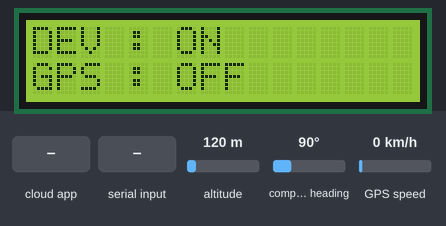
Recording of a sketch running on a simulated ESP8266 (NodeMCU). Shown: 16×2 character LCD. The inputs (shaded band) are chosen by the test bench; at power-on: altitude 120 m, compass heading 90°, GPS speed 0 km/h. WiFi joins after 1.5 s; servers stay silent unless stated; the GPS gets a fix after 3 s at 37.7749, -122.4194 with 8 satellites; the Firebase database answers and starts empty; what the sketch prints to the serial monitor is not drawn.

Above: at 3.2 s.
3.3 s: the phone or cloud app sets status_fingger to enfinger
At 5.2 s:
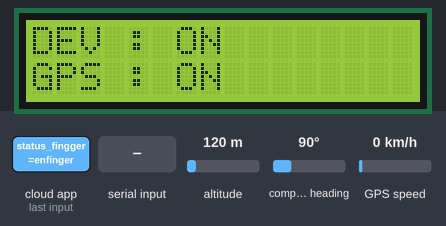
7.6 s: "S90\n" received over the second serial link
At 10.0 s:
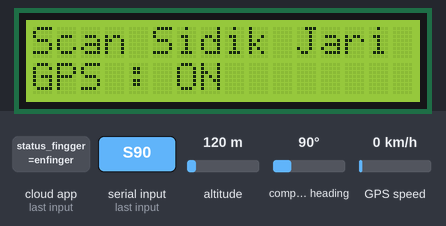
11.8 s: the phone or cloud app sets status_fingger to delfinger
15.3 s: "connection lost\n" received over the second serial link
18.4 s: "not connected\n" received over the second serial link
Timing chart, 0 to 20.9 s (numbered marks = the images above; inputs shaded):
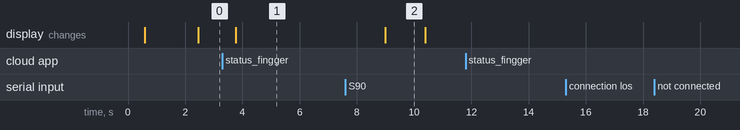

Measured:
- after the input at 7.6 s, the display: changes after 1.4 s (image 2)
- after the input at 11.8 s, every drawn part: stays the same
- after the input at 15.3 s, every drawn part: stays the same
- after the input at 18.4 s, every drawn part: stays the same
- what the display in image 2 shows lasts 1.4 s, from 9.0 s to 10.4 s

The sketch:

master_nodev4.ino
```cpp
#include <Firebase_ESP_Client.h>
#include <TinyGPS++.h> // library for GPS module
#include <SoftwareSerial.h>
#include <ArduinoJson.h>
#include <ESP8266WiFi.h>
#include <TimeLib.h>
#include <LiquidCrystal_I2C.h>

SoftwareSerial wifiSerial(12, 14); //rx(D6), tx(D5) untuk menghubungkan dengan arduino
SoftwareSerial gpsSerial(0, 2); //rx(D2), tx(D1) untuk menghubungkan dengan gps

TinyGPSPlus gps;  // The TinyGPS++ object

const char* ssid = "mantap_mantap"; //ssid of your wifi
const char* password = "shittman"; //password of your wifi
float latVar = 0;
float lngVar = 0;

// variable penerima data dari arduino
String dt[40];
String dataIn;
boolean parsing = false;
int i, finger, connStatus, gpsStatus;

//variable ajust time rtc gps
char wjam[10], wtanggal[10];
const int UTC_offset = 8;
time_t prevDisplay = 0;

//variable setup device
char MacAddress[40];
char nameDevice[40] = "Device_";

LiquidCrystal_I2C lcd(0x27, 16, 2);

/* 2. Define the Firebase project host name and API Key */
#define FIREBASE_HOST "taproject-53d6c-default-rtdb.firebaseio.com"
#define API_KEY "AIzaSyBB26FHburuVXXyCf4PbmI5t18oc4j9Qt8"

/* 3. Define the user Email and password that alreadey registerd or added in your project */
#define USER_EMAIL "yoga@admin.com"
#define USER_PASSWORD "12Yoga12"

#define buzzer 4
/* 4. Define FirebaseESP8266 data object for data sending and receiving */
FirebaseData fbdo;

/* 5. Define the FirebaseAuth data for authentication data */
FirebaseAuth auth;

/* 6. Define the FirebaseConfig data for config data */
FirebaseConfig config;

void setup() {
  // Initialize Serial port
  Serial.begin(9600);
  wifiSerial.begin(9600);
  gpsSerial.begin(9600);
  lcd.begin();
  while (!Serial) continue;

  Serial.println();
  Serial.print("Connecting to ");
  Serial.println(ssid);
  WiFi.begin(ssid, password); //connecting to wifi
  while (WiFi.status() != WL_CONNECTED)// while wifi not connected
  {
    delay(500);
    Serial.print("."); //print "...."
    connStatus = 0;
    deviceStatus();
  }
  Serial.println("");
  Serial.println("WiFi connected");
//--convert mac address from string to char--
  String dataMac = WiFi.macAddress();
  dataMac.toCharArray(MacAddress, 40);
  strcat(nameDevice,MacAddress); //combine hasil konversi kedalam variabel
//--End convert mac address from string to char--
  Serial.println(nameDevice);
  Serial.println(WiFi.localIP());  // Print the IP address
  Serial.println(MacAddress);  // Print the mac address
  connStatus = 1;

  /* 7. Assign the project host and api key (required) */
  config.host = FIREBASE_HOST;
  config.api_key = API_KEY;

  /* 8. Assign the user sign in credentials */
  auth.user.email = USER_EMAIL;
  auth.user.password = USER_PASSWORD;

  /* 9. Initialize the library with the autentication data */
  Firebase.begin(&config, &auth);

  /* 10. Enable auto reconnect the WiFi when connection lost */
  Firebase.reconnectWiFi(true);
  idAlat();
}

//---------------Fungsi cek Setup Koneksi--------------------
void failConnect(){
//Failed?, get the error reason from fbdo
  Serial.println(fbdo.errorReason());
  if (fbdo.errorReason() == "connection lost"){
    ESP.reset();
  }else if(fbdo.errorReason() == "not connected"){
    connStatus = 2;
  }
}
//---------------End Fungsi cek Setup Koneksi--------------------
//---------------Fungsi Upload Setup data Alat--------------------
void idAlat(){
  char name_id[40], user_name[40], user_keluarga[40];
  strcpy(name_id, nameDevice);
  strcpy(user_name, nameDevice);
  strcpy(user_keluarga, nameDevice);
  if(Firebase.RTDB.setString(&fbdo,strcat(name_id,"/device_id"), MacAddress)&&
     Firebase.RTDB.setString(&fbdo,strcat(user_name,"/user_pengguna"), "userPengguna")&&
     Firebase.RTDB.setString(&fbdo,strcat(user_keluarga,"/user_keluarga"), "userKeluarga")){
    //success
      Serial.println("Set Identias Alat success");
      connStatus = 1;
  }else{
    Serial.print("Error in set idAlat, ");
    failConnect();
  }
}
//---------------End Fungsi Upload Setup data Alat--------------------
//---------------Fungsi Upload Setup data Flag------------------------
void flagStatus(int buttonStatus){
  char status_device[40], status_gps[40], status_fingger[40], status_button[40];
  strcpy(status_device,nameDevice);
  strcpy(status_gps,nameDevice);
  strcpy(status_fingger,nameDevice);
  strcpy(status_button,nameDevice);
  if(Firebase.RTDB.setInt(&fbdo,strcat(status_device,"/flag_status/status_device"), connStatus)&&
     Firebase.RTDB.setInt(&fbdo,strcat(status_gps,"/flag_status/status_gps"), gpsStatus)&&
     Firebase.RTDB.setDouble(&fbdo,strcat(status_fingger,"/flag_status/status_fingger"), 0)&&
     Firebase.RTDB.setInt(&fbdo,strcat(status_button,"/flag_status/status_button"), buttonStatus)){
      //success
      Serial.println("Data Flag Sukses di Upload");
      connStatus = 1;
  }else{
    Serial.print("Error in set flag, ");
    failConnect();
  }
}
//---------------End Fungsi Upload Setup data Flag---------
//---------------Fungsi Upload data GPS--------------------
void dataGPS(float gpsLat, float gpsLng){
  char lat_value[30], long_value[30];
  strcpy(lat_value,nameDevice);
  strcpy(long_value,nameDevice);
  //data lokasi
  if(Firebase.RTDB.setDouble(&fbdo, strcat(lat_value,"/raw_data/GPS_Lat"), gpsLat)&&
     Firebase.RTDB.setDouble(&fbdo, strcat(long_value,"/raw_data/GPS_Long"), gpsLng)){
      Serial.println("Data GPS Sukses di Upload");
      connStatus = 1;
  }else{
    Serial.print("Error in up GPS, ");
    failConnect();
  }
}
//---------------End Fungsi Upload data GPS------------------
//---------------Fungsi Upload data DateTime------------------
void dataTime(String waktu){
  char waktu_gps[40];
  strcpy(waktu_gps,nameDevice);
  if(Firebase.RTDB.setString(&fbdo, strcat(waktu_gps,"/raw_data/waktu"), waktu)){
      Serial.println("Data Time Sukses di Upload");
      connStatus = 1;
  }else{
    Serial.print("Error in up Time, ");
    failConnect();
  }
}

void dataDate(String tanggal){
  char tanggal_gps[40];
  strcpy(tanggal_gps,nameDevice);
  if(Firebase.RTDB.setString(&fbdo, strcat(tanggal_gps,"/raw_data/tanggal"), tanggal)){
    Serial.println("Data Date Sukses di Upload");
    connStatus = 1;
  }else{
    Serial.print("Error in up Date, ");
    failConnect();
  }
}
//--------------End Fungsi Upload data DateTime--------------
//------------Fungsi Setting Upload data alat----------------
void deviceData(int battery_value, int bpm_value, String fingger_data){
  char baterai_level[40], bpm_level[30], data_fingger[30];
  strcpy(baterai_level,nameDevice);
  strcpy(bpm_level,nameDevice);
  strcpy(data_fingger,nameDevice);
  if(Firebase.RTDB.setInt(&fbdo, strcat(baterai_level,"/raw_data/battery_level"), battery_value)&&
     Firebase.RTDB.setInt(&fbdo, strcat(bpm_level,"/raw_data/bpm_level"), bpm_value)){
      Serial.println("Data Arduino Sukses di Upload");
      connStatus = 1;
  }else{
    Serial.print("Error in up Arduino Data, ");
    failConnect();
  }
}
//------------End Fungsi Setting Upload data alat----------------
//------------Fungsi Read data Setting Fingger Alat----------------
void finggerSetup(){
  char status_fingger[40];
  strcpy(status_fingger,nameDevice);
  strcat(status_fingger,"/flag_status/status_fingger");
  if(Firebase.RTDB.get(&fbdo,status_fingger)){
    if(fbdo.stringData().startsWith("enfinger")){
      wifiSerial.println(fbdo.stringData());
      Serial.println("enroll finger");
      delay(1000);
      Firebase.RTDB.setDouble(&fbdo,status_fingger, 0);
    }else if(fbdo.stringData().startsWith("delfinger")){
      wifiSerial.println(fbdo.stringData());
      Serial.println("delete finger");
      delay(1000);
      Firebase.RTDB.setDouble(&fbdo,status_fingger, 0);
    }
  }else{
    Serial.print("Error in get Fingger, ");
    failConnect();
  }
}
//----------End Fungsi Read data Setting Fingger Alat-------------
//--------------Fungsi Status Alat--------------------
void deviceStatus(){
  //DEV = Device
  lcd.clear();
  if(connStatus == 0 && gpsStatus == 0){
    lcd.setCursor(0,0);
    lcd.print("Connecting....  ");
  }else if(connStatus == 1 && gpsStatus == 0){
    lcd.setCursor(0,0);
    lcd.print("DEV : ON");
    //gps status
    lcd.setCursor(0,1);
    lcd.print("GPS : OFF");
  }else if(connStatus == 1 && gpsStatus == 1){
    lcd.setCursor(0,0);
    lcd.print("DEV : ON");
    //gps status
    lcd.setCursor(0,1);
    lcd.print("GPS : ON ");
  }else if(connStatus == 2){
    lcd.setCursor(0,0);
    lcd.print("Wifi Disconnect ");
    lcd.setCursor(0,1);
    lcd.print("Check AP Device ");
  }
}
//--------------End Fungsi Status Alat--------------------

void loop() {
  timeGpsData();
  deviceStatus();
  //--Read data fingger dari firebase dan mengirimkan ke arduino--
  finggerSetup();
  //--End Read data dari firebase dan mengirimkan ke arduino--
  //--Read data parsing dari arduino--
  while(wifiSerial.available()>0) {
  //wifiSerial.setTimeout(50);
    char inChar = (char)wifiSerial.read();
    dataIn += inChar;
    if (inChar == '\n'){
      parsing = true;
    }else if(inChar == 'S'){
      Serial.println("Scan Fingger");
      lcd.setCursor(0,0);
      lcd.print("Scan Sidik Jari ");
      yield();
    }
  }
  if(parsing){
    parsingData();
    parsing=false;
    dataIn="";
  }
  //--End Read data parsing dari arduino--
}

//----------------------Fungsi PARSING DATA---------------------------
void parsingData(){
 int j=1;
//kirim data yang telah diterima sebelumnya
//  Serial.print("DATA DITERIMA : ");
//  Serial.print(dataIn);
  //--PARSING SELURUH DATA--
  dt[j]="";
  for(i=1;i<dataIn.length();i++){
    if ((dataIn[i] == ':')){
      j++;
      dt[j]="";
    }
    else{
      dt[j] = dt[j] + dataIn[i];
    }
  }
  //--PRINT DATA YANG TELAH DI PARSING--
  Serial.println("--------------Parsing Data----------------");
  Serial.print("Data 1 (flag) : ");
  Serial.println(dt[1]);
  Serial.print("Data 2 (battery) : ");
  Serial.println(dt[2].toInt());
  Serial.print("Data 3 (bpm) : ");
  Serial.println(dt[3].toInt());
  Serial.print("Data 4 (button value) : ");
  Serial.println(dt[4].toInt());
  Serial.print("Data 5 id finger : ");
  Serial.println(dt[5]);
  Serial.print("Data 6 (jam) : ");
  Serial.println(dt[6].toInt());
  Serial.print("Data 7 (menit) : ");
  Serial.println(dt[7].toInt());
  //--KIRIM DATA KE FIREBASE--
  flagStatus(dt[4].toInt());
//  deviceData(dt[2].toInt(),dt[3].toInt(),dt[5]);
}
//----------------------End Fungsi PARSING DATA---------------------------
//----------------------Fungsi Get Waktu RTC GPS--------------------------
void timeGpsData(){
  while(gpsSerial.available()>0){
    if (gps.encode(gpsSerial.read())) {
      int Year = gps.date.year();
      byte Month = gps.date.month();
      byte Day = gps.date.day();
      byte Hour = gps.time.hour();
      byte Minute = gps.time.minute();
      byte Second = gps.time.second();

      // Set Time from GPS data string
      setTime(Hour, Minute, Second, Day, Month, Year);
      // Calc current Time Zone time by offset value
      adjustTime(UTC_offset * SECS_PER_HOUR);
    }
  }
  if(millis() > 5000 && gps.charsProcessed() < 10){
    Serial.println("No GPS detected: check wiring.");
  }
  // -- Delete this section if not displaying time ------- //
  if (timeStatus() != timeNotSet) {
    if (now() != prevDisplay) {
      prevDisplay = now();
      Serial.println("---------------Data GPS----------------");
      tampilkan();
    }
  }
}
//----------------------End Fungsi Get Waktu RTC GPS------------------------
//-------------------Fungsi Show Waktu RTC dan GPS--------------------------
void tampilkan() {
  if(gps.location.isValid()){
    latVar = gps.location.lat();
    lngVar = gps.location.lng();

    Serial.print("Location = ");
    Serial.print(latVar, 9);
    Serial.print(",");
    Serial.println(lngVar, 9);
    gpsStatus = 1;
    dataGPS(latVar,lngVar);
  }else{
    Serial.println("Lokasi Belum Terbaca");
    gpsStatus = 0;
  }

  if(gps.time.isValid()){
    sprintf (wjam, "%02d:%02d:%02d", hour(), minute(), second());
    Serial.print("Waktu = ");
    Serial.println(wjam);
    dataTime(wjam);
  }else{
    Serial.println("Waktu Belum Terbaca");
  }

  if(gps.date.isValid()){
    sprintf (wtanggal, "%02d/%02d/%02d", day(), month(), year());
    Serial.print("Tanggal :");
    Serial.println(wtanggal);
    dataDate(wtanggal);
  }else{
    Serial.println("Tanggal Belum Terbaca");
  }
}
//--------------------End Fungsi Show Waktu RTC dan GPS------------------------
```
